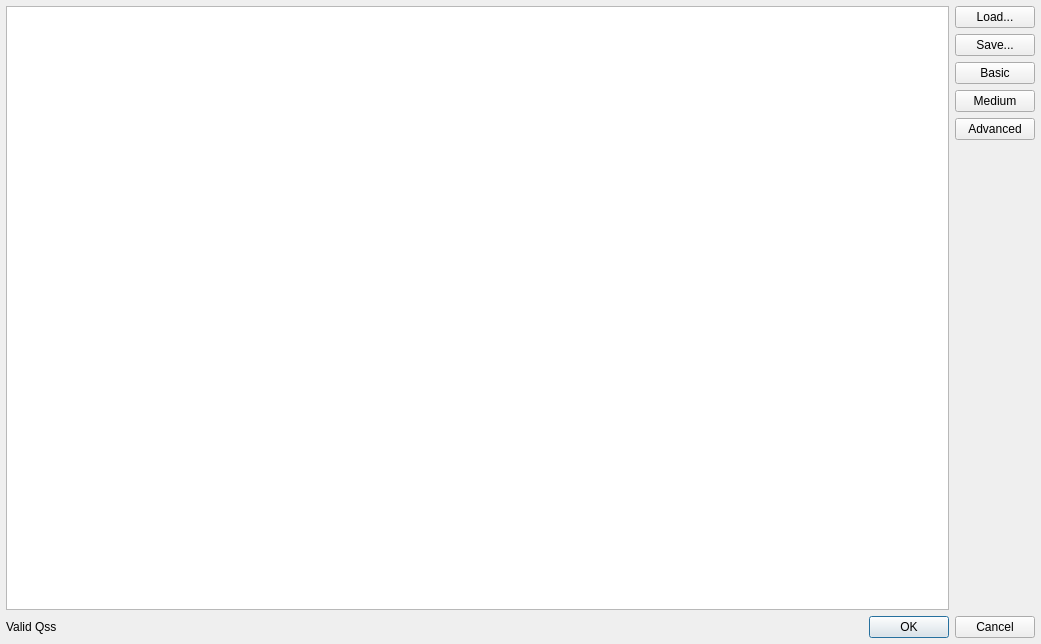
<?xml version="1.0" encoding="UTF-8"?>
<ui version="4.0">
 <class>QssDialog</class>
 <widget class="QDialog" name="QssDialog">
  <property name="geometry">
   <rect>
    <x>0</x>
    <y>0</y>
    <width>1041</width>
    <height>644</height>
   </rect>
  </property>
  <property name="windowTitle">
   <string>QSS Editor</string>
  </property>
  <layout class="QVBoxLayout" name="verticalLayout">
   <property name="leftMargin">
    <number>6</number>
   </property>
   <property name="topMargin">
    <number>6</number>
   </property>
   <property name="rightMargin">
    <number>6</number>
   </property>
   <property name="bottomMargin">
    <number>6</number>
   </property>
   <item>
    <layout class="QHBoxLayout" name="QssHorizontalLayout">
     <item>
      <widget class="QssTextEdit" name="QssEdit"/>
     </item>
     <item>
      <layout class="QVBoxLayout" name="QssVerticalLayout">
       <item>
        <widget class="QPushButton" name="QssLoadButton">
         <property name="text">
          <string>Load...</string>
         </property>
        </widget>
       </item>
       <item>
        <widget class="QPushButton" name="QssSaveButton">
         <property name="text">
          <string>Save...</string>
         </property>
        </widget>
       </item>
       <item>
        <widget class="QPushButton" name="QssBasicButton">
         <property name="text">
          <string>Basic</string>
         </property>
        </widget>
       </item>
       <item>
        <widget class="QPushButton" name="QssMediumButton">
         <property name="text">
          <string>Medium</string>
         </property>
        </widget>
       </item>
       <item>
        <widget class="QPushButton" name="QssAdvancedButton">
         <property name="text">
          <string>Advanced</string>
         </property>
        </widget>
       </item>
       <item>
        <spacer name="QssVerticalSpacer">
         <property name="orientation">
          <enum>Qt::Vertical</enum>
         </property>
         <property name="sizeHint" stdset="0">
          <size>
           <width>20</width>
           <height>40</height>
          </size>
         </property>
        </spacer>
       </item>
      </layout>
     </item>
    </layout>
   </item>
   <item>
    <layout class="QHBoxLayout" name="QssButtonBoxHorizontalLayout">
     <item>
      <widget class="QLabel" name="QssValidityLabel">
       <property name="text">
        <string>Valid Qss</string>
       </property>
      </widget>
     </item>
     <item>
      <widget class="QDialogButtonBox" name="QssButtonBox">
       <property name="orientation">
        <enum>Qt::Horizontal</enum>
       </property>
       <property name="standardButtons">
        <set>QDialogButtonBox::Cancel|QDialogButtonBox::Ok</set>
       </property>
      </widget>
     </item>
    </layout>
   </item>
  </layout>
 </widget>
 <customwidgets>
  <customwidget>
   <class>QssTextEdit</class>
   <extends>QTextEdit</extends>
   <header>QssTextEdit.h</header>
  </customwidget>
 </customwidgets>
 <resources/>
 <connections>
  <connection>
   <sender>QssButtonBox</sender>
   <signal>accepted()</signal>
   <receiver>QssDialog</receiver>
   <slot>accept()</slot>
   <hints>
    <hint type="sourcelabel">
     <x>248</x>
     <y>254</y>
    </hint>
    <hint type="destinationlabel">
     <x>157</x>
     <y>274</y>
    </hint>
   </hints>
  </connection>
  <connection>
   <sender>QssButtonBox</sender>
   <signal>rejected()</signal>
   <receiver>QssDialog</receiver>
   <slot>reject()</slot>
   <hints>
    <hint type="sourcelabel">
     <x>316</x>
     <y>260</y>
    </hint>
    <hint type="destinationlabel">
     <x>286</x>
     <y>274</y>
    </hint>
   </hints>
  </connection>
 </connections>
</ui>
